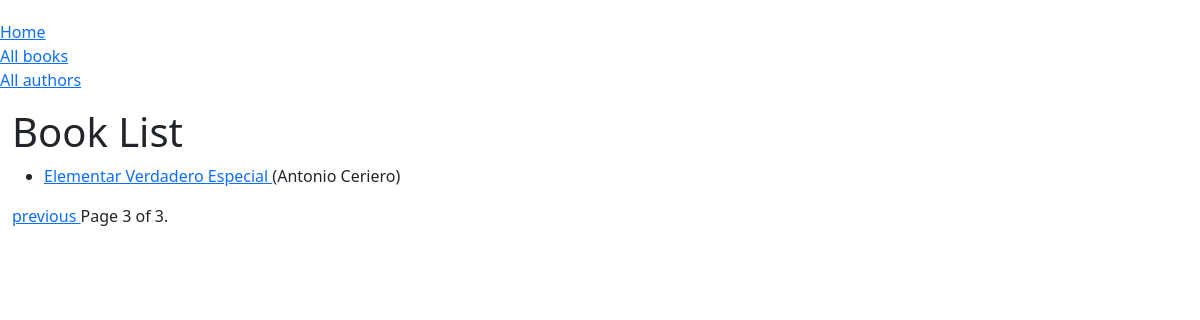
The page /catalog/books/?page=3 on the database as committed earlier.
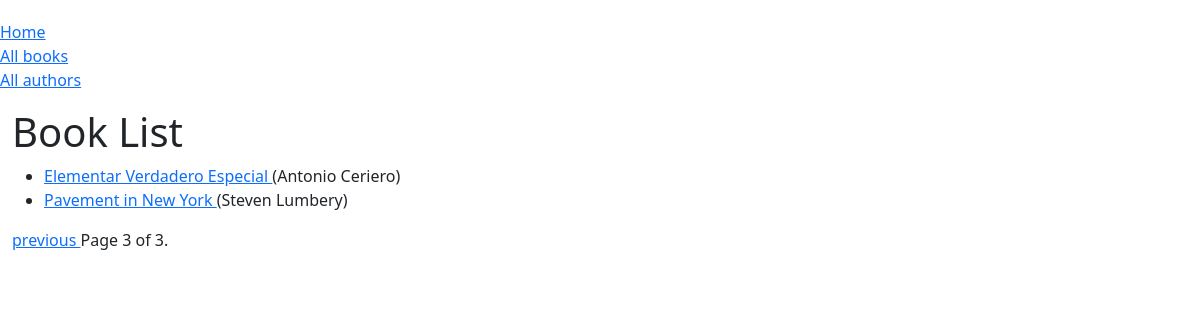
The same page on the database as committed later.
### catalog/models.py (models this page shows, shortened)
class Book(models.Model):
    title = models.CharField(max_length=200)
    author = models.ForeignKey('Author', on_delete=models.SET_NULL, null=True)
    summary = models.TextField(max_length=1000,
        help_text='Enter a brief description of the book')
    isbn = models.CharField('ISBN', max_length=13, unique=True, default=getRandomISBN,
        help_text='13 Character <a href="https://www.isbn-international.org/content/what-isbn">ISBN number</a>')
    genre = models.ManyToManyField(Genre, help_text='Select genre for this book.')
    language = models.ForeignKey('Language', on_delete=models.SET_NULL, null=True, help_text='Enter the Language for the book.')
    def get_absolute_url(self):
        return reverse('book-detail', args=[str(self.id)])
    def display_genre(self):
        """Create string for the Genre data. To display it in admin page."""
        return ', '.join(genre.name for genre in self.genre.all()[:3])
    display_genre.short_description = 'Genre'

class Author(models.Model):
    first_name = models.CharField(max_length=100)
    last_name = models.CharField(max_length=100)
    date_of_birth = models.DateField(null=True, blank=True)
    date_of_death = models.DateField(null=True, blank=True)
    class Meta:
        ordering = ['last_name', 'first_name']
    def __str__(self):
        return f'{ self.first_name } { self.last_name }'

### catalog/views.py (the view)
# urls.py: path('books/', views.BookListView.as_view(), name='books'),
class BookListView(generic.ListView):
    model = Book
    context_object_name = 'book_list' # can change a name for the list to access in a template variable
    paginate_by = 2
    """
    def get_queryset(self):
        return Book.objects.filter(language__name__icontains='english')[:3]
    """

### catalog/templates/catalog/book_list.html
{% extends "base_generic.html" %}
{% block content %}
    <h1>Book List</h1>
    {% if book_list %}
        <ul>
            {% for book in book_list %}
                <li>
                    <a href="{{ book.get_absolute_url }}">
                        {{ book.title }}
                    </a>
                    ({{ book.author }})
                </li>
            {% endfor %}
        </ul>
    {% else %}
        <p>There are no books in the library</p>
    {% endif %}
{% endblock %}

Rows that differ between the two databases and show on the page:
added Book: title "Pavement in New York", author "Steven Lumbery"
